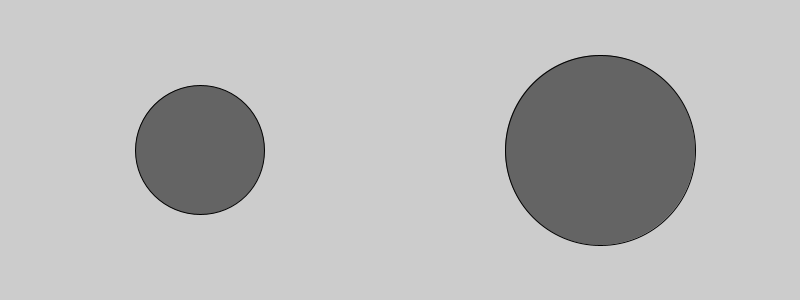
Frame 1 (no input)
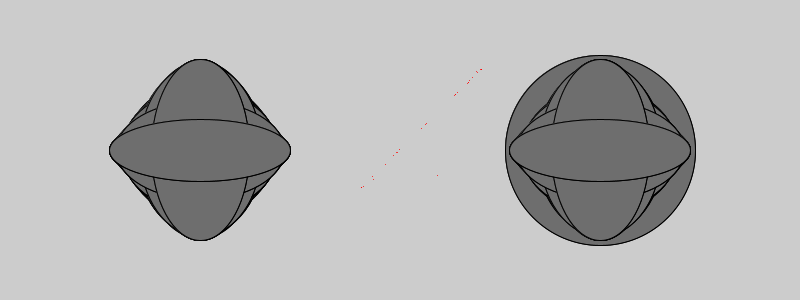
Frame 60 (the mouse pressed at the canvas centre just before this capture)
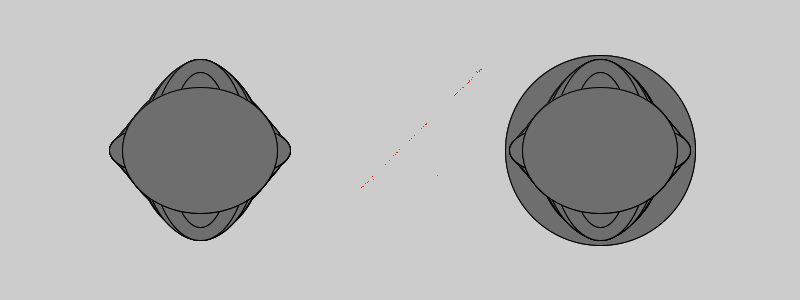
Frame 120 (the mouse held since frame 60 and released just before this capture)

The Processing sketch that drew these frames (run headless with seeded random() and noise(); from frame 60 on, the mouse is pressed at the canvas centre):

// Processing sketch: couple_sync2
// ── couple_sync2.pde
static float DefaultAlfa=0.33;

class singiel
{
  float x1,x2;
  float r;
  float alfa;
  singiel(float iX,float iR,float iAlfa)
  {
    x1=x2=iX;r=iR;alfa=iAlfa;
  }
  void next() //Bez pary
  {
    x1=x2;
    x2=x1*r*(1-x1);
  }
}

  void next4couple(singiel F,singiel S)
  {
    F.x2=F.x2*(1-F.alfa)+S.x2*F.alfa;
    S.x2=S.x2*(1-S.alfa)+F.x2*S.alfa;
    F.next();
    S.next();
  }

singiel First,Second;

void setup()
{
  size(800,300);
  First=new singiel(random(1000)/1000.0,3.5+random(500)/1000.0,DefaultAlfa);
  Second=new singiel(random(1000)/1000.0,3.5+random(500)/1000.0,DefaultAlfa);
  ellipseMode(CENTER); 
  println(First.x1+" "+First.r+" "+First.alfa);
  println(Second.x1+" "+Second.r+" "+Second.alfa);
}

int radius=200;
int pos=radius;
int counter=0;

void draw()
{
  point(pos,150);
  point(pos*3,150);
  stroke(0);
  fill(100+counter*10);
  
  ellipse(pos  ,150,round(First.x1*radius),round(First.x2*radius));
  
  ellipse(pos*3,150,round(Second.x1*radius),round(Second.x2*radius));
  
  if(++counter==2)
  { 
   //First.next();
   //Second.next();
   next4couple(First,Second);
   stroke(255,0,0);
   point(pos*1.5+pos*First.x2,150+radius/2-pos*Second.x2);
   counter=0;
  }
}
